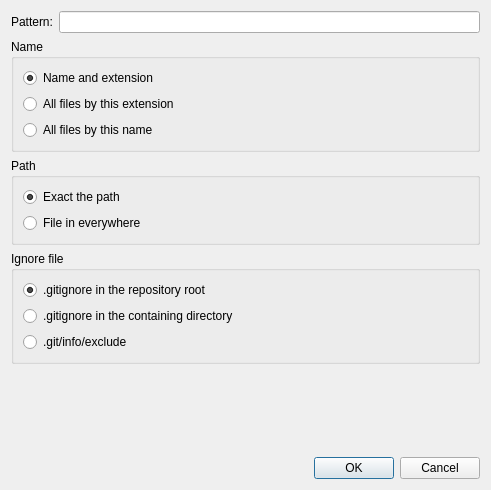
<?xml version="1.0" encoding="UTF-8"?>
<ui version="4.0">
 <class>IgnoreFileDialog</class>
 <widget class="QDialog" name="IgnoreFileDialog">
  <property name="geometry">
   <rect>
    <x>0</x>
    <y>0</y>
    <width>491</width>
    <height>490</height>
   </rect>
  </property>
  <property name="windowTitle">
   <string>Ignoer file</string>
  </property>
  <property name="windowIcon">
   <iconset theme="gitklient"/>
  </property>
  <layout class="QVBoxLayout" name="verticalLayout_3">
   <item>
    <layout class="QHBoxLayout" name="horizontalLayout">
     <item>
      <widget class="QLabel" name="label">
       <property name="text">
        <string>Pattern:</string>
       </property>
      </widget>
     </item>
     <item>
      <widget class="QLineEdit" name="lineEdit"/>
     </item>
    </layout>
   </item>
   <item>
    <widget class="QGroupBox" name="groupBoxFileName">
     <property name="title">
      <string>Name</string>
     </property>
     <layout class="QVBoxLayout" name="verticalLayout_4">
      <item>
       <widget class="QRadioButton" name="radioButtonNameAndExt">
        <property name="text">
         <string>Name and extension</string>
        </property>
        <property name="checked">
         <bool>true</bool>
        </property>
       </widget>
      </item>
      <item>
       <widget class="QRadioButton" name="radioButtonExt">
        <property name="text">
         <string>All files by this extension</string>
        </property>
       </widget>
      </item>
      <item>
       <widget class="QRadioButton" name="radioButtonName">
        <property name="text">
         <string>All files by this name</string>
        </property>
       </widget>
      </item>
     </layout>
    </widget>
   </item>
   <item>
    <widget class="QGroupBox" name="groupBoxPath">
     <property name="title">
      <string>Path</string>
     </property>
     <layout class="QVBoxLayout" name="verticalLayout_2">
      <item>
       <widget class="QRadioButton" name="radioButtonExactPath">
        <property name="text">
         <string>Exact the path</string>
        </property>
        <property name="checked">
         <bool>true</bool>
        </property>
       </widget>
      </item>
      <item>
       <widget class="QRadioButton" name="radioButtonEveryWhere">
        <property name="text">
         <string>File in everywhere</string>
        </property>
       </widget>
      </item>
     </layout>
    </widget>
   </item>
   <item>
    <widget class="QGroupBox" name="groupBoxIgnoreFile">
     <property name="title">
      <string>Ignore file</string>
     </property>
     <layout class="QVBoxLayout" name="verticalLayout">
      <item>
       <widget class="QRadioButton" name="radioButtonRootIgnoreFile">
        <property name="text">
         <string>.gitignore in the repository root</string>
        </property>
        <property name="checked">
         <bool>true</bool>
        </property>
       </widget>
      </item>
      <item>
       <widget class="QRadioButton" name="radioButtonDirIgnoreFile">
        <property name="text">
         <string>.gitignore in the containing directory</string>
        </property>
       </widget>
      </item>
      <item>
       <widget class="QRadioButton" name="radioButtonExcludeFile">
        <property name="text">
         <string>.git/info/exclude</string>
        </property>
       </widget>
      </item>
     </layout>
    </widget>
   </item>
   <item>
    <spacer name="verticalSpacer">
     <property name="orientation">
      <enum>Qt::Vertical</enum>
     </property>
     <property name="sizeHint" stdset="0">
      <size>
       <width>20</width>
       <height>43</height>
      </size>
     </property>
    </spacer>
   </item>
   <item>
    <widget class="QDialogButtonBox" name="buttonBox">
     <property name="orientation">
      <enum>Qt::Horizontal</enum>
     </property>
     <property name="standardButtons">
      <set>QDialogButtonBox::Cancel|QDialogButtonBox::Ok</set>
     </property>
    </widget>
   </item>
  </layout>
 </widget>
 <resources/>
 <connections>
  <connection>
   <sender>buttonBox</sender>
   <signal>rejected()</signal>
   <receiver>IgnoreFileDialog</receiver>
   <slot>reject()</slot>
   <hints>
    <hint type="sourcelabel">
     <x>295</x>
     <y>476</y>
    </hint>
    <hint type="destinationlabel">
     <x>286</x>
     <y>274</y>
    </hint>
   </hints>
  </connection>
  <connection>
   <sender>radioButtonNameAndExt</sender>
   <signal>toggled(bool)</signal>
   <receiver>IgnoreFileDialog</receiver>
   <slot>generateIgnorePattern()</slot>
   <hints>
    <hint type="sourcelabel">
     <x>75</x>
     <y>78</y>
    </hint>
    <hint type="destinationlabel">
     <x>66</x>
     <y>419</y>
    </hint>
   </hints>
  </connection>
  <connection>
   <sender>radioButtonExt</sender>
   <signal>toggled(bool)</signal>
   <receiver>IgnoreFileDialog</receiver>
   <slot>generateIgnorePattern()</slot>
   <hints>
    <hint type="sourcelabel">
     <x>44</x>
     <y>109</y>
    </hint>
    <hint type="destinationlabel">
     <x>5</x>
     <y>183</y>
    </hint>
   </hints>
  </connection>
  <connection>
   <sender>radioButtonName</sender>
   <signal>toggled(bool)</signal>
   <receiver>IgnoreFileDialog</receiver>
   <slot>generateIgnorePattern()</slot>
   <hints>
    <hint type="sourcelabel">
     <x>97</x>
     <y>140</y>
    </hint>
    <hint type="destinationlabel">
     <x>105</x>
     <y>427</y>
    </hint>
   </hints>
  </connection>
  <connection>
   <sender>radioButtonExactPath</sender>
   <signal>toggled(bool)</signal>
   <receiver>IgnoreFileDialog</receiver>
   <slot>generateIgnorePattern()</slot>
   <hints>
    <hint type="sourcelabel">
     <x>81</x>
     <y>214</y>
    </hint>
    <hint type="destinationlabel">
     <x>288</x>
     <y>433</y>
    </hint>
   </hints>
  </connection>
  <connection>
   <sender>radioButtonEveryWhere</sender>
   <signal>toggled(bool)</signal>
   <receiver>IgnoreFileDialog</receiver>
   <slot>generateIgnorePattern()</slot>
   <hints>
    <hint type="sourcelabel">
     <x>120</x>
     <y>244</y>
    </hint>
    <hint type="destinationlabel">
     <x>270</x>
     <y>425</y>
    </hint>
   </hints>
  </connection>
 </connections>
 <slots>
  <slot>generateIgnorePattern()</slot>
 </slots>
</ui>
